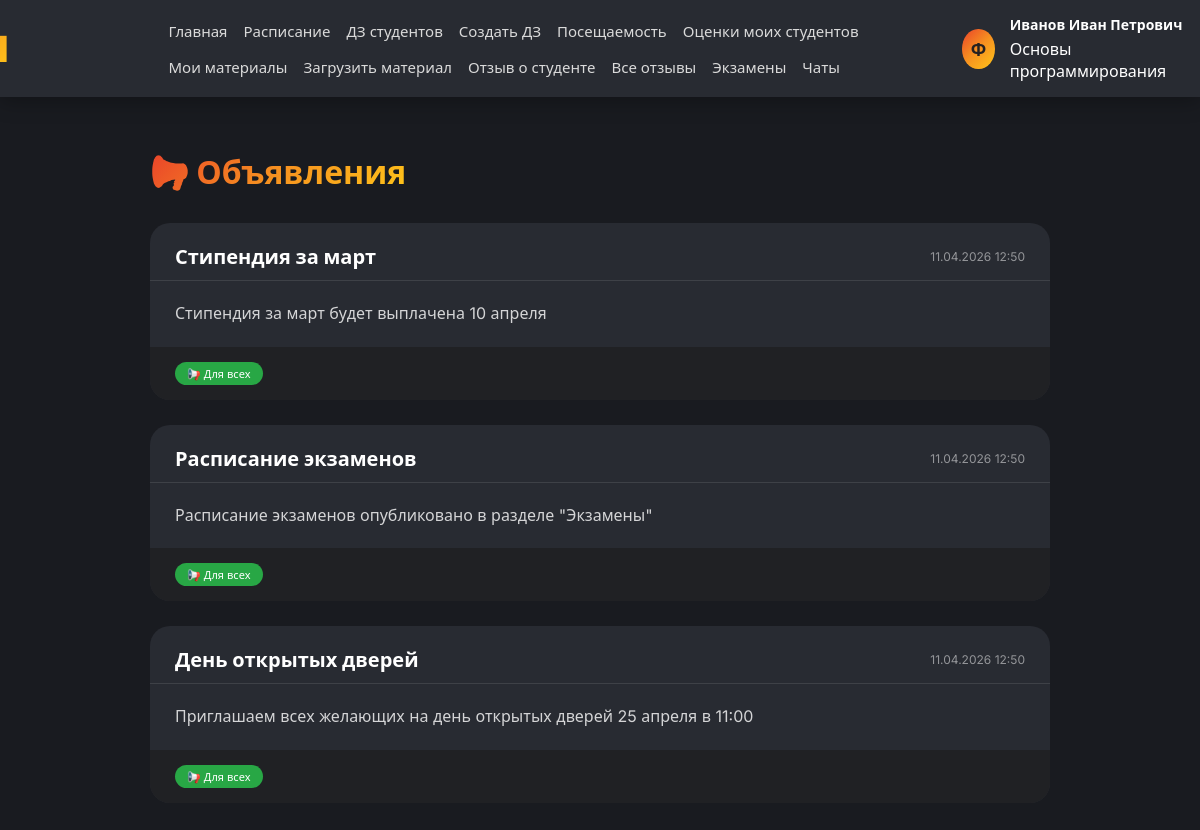
The app's page /announcements/ (signed in), older data.
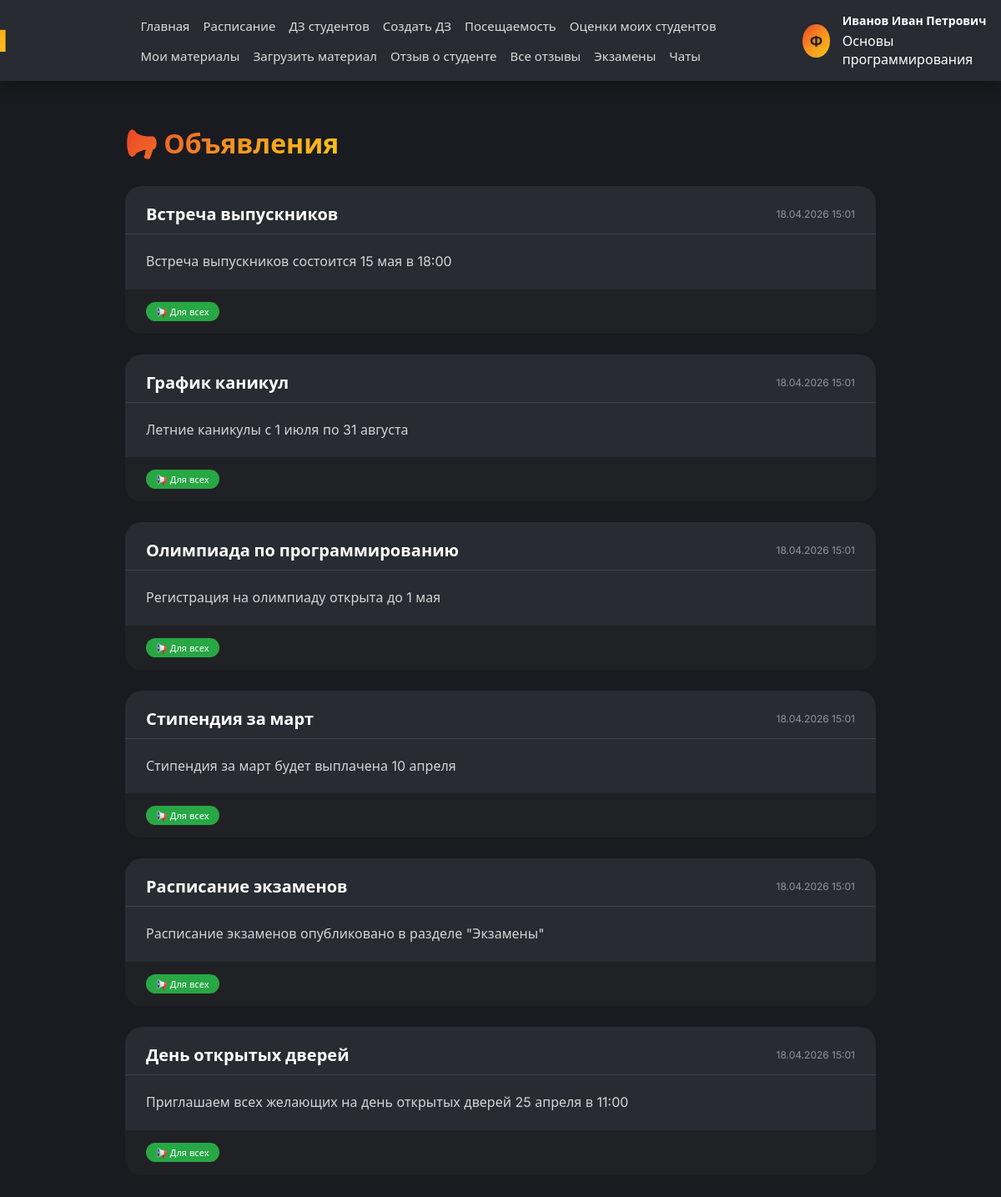
The same page, newer data.
### app/models.py (models this page shows, shortened)
class Announcement(models.Model):
    title = models.CharField(max_length=200, verbose_name='Название объявления')
    date_added = models.DateTimeField(auto_now_add=True, verbose_name='Дата добавления')
    photo = models.ImageField(upload_to='static/image/announcements/', blank=True, null=True, verbose_name='Фото для объявления')
    description = models.TextField(verbose_name='Подробное описание объявления')
    is_active = models.BooleanField(default=True, verbose_name='Активно')
    groups = models.ManyToManyField(Group, blank=True, verbose_name='Для групп')
    is_for_all = models.BooleanField(default=False, verbose_name='Для всех')
    class Meta:
        db_table = 'List_of_announcements'
        verbose_name = 'Объявление'
        verbose_name_plural = 'Объявления'

### app/views.py (the view)
# urls.py: path('announcements/', views.announcements_view, name='announcements_view'),
def announcements_view(request):
    if 'user_id' not in request.session:
        return redirect('autoriz_view')
    context = get_user_context(request)
    user = context.get('user')
    try:
        student = Student.objects.get(autoriz=user)
        announcements = Announcement.objects.filter(
            Q(is_for_all=True) | Q(groups=student.group)
        ).distinct().order_by('-date_added')
    except Student.DoesNotExist:
        announcements = Announcement.objects.all().order_by('-date_added')
    context['announcements'] = announcements
    return render(request, 'announcements.html', context)

### app/models.py (called while the page is built)
    def get_full_name(self):
        try:
            student = Student.objects.get(autoriz=self)
            return f"{student.surname} {student.name} {student.patronymic}".strip()
        except Student.DoesNotExist:
            try:
                professor = Professor.objects.get(autoriz=self)
                return f"{professor.surname} {professor.name} {professor.patronymic}".strip()
            except Professor.DoesNotExist:
                try:
                    staff = AcademicStaff.objects.get(autoriz=self)
                    return f"{staff.surname} {staff.name} {staff.patronymic}".strip()
                except AcademicStaff.DoesNotExist:
                    return self.user

### templates/announcements.html (shortened to what this page needs)
{% extends 'base.html' %}
{% load static %}
{% block extra_css %}
<link rel="stylesheet" href="{% static 'css/announcements.css' %}">
{% endblock %}
{% block content %}
<div class="announcements-container">
    <div class="page-header">
        <h1 class="page-title">📢 Объявления</h1>
    </div>
    <div class="announcements-list">
        {% for announcement in announcements %}
        <div class="announcement-card">
            <div class="announcement-header">
                <h3 class="announcement-title">{{ announcement.title }}</h3>
                <div class="announcement-date">{{ announcement.date_added|date:"d.m.Y H:i" }}</div>
            </div>
            <div class="announcement-content">
                <p>{{ announcement.description|linebreaks }}</p>
            </div>
            <div class="announcement-footer">
                <div class="announcement-groups">
                    {% if announcement.is_for_all %}
                    <span class="group-tag all">📢 Для всех</span>
                    {% else %}
                        {% for group in announcement.groups.all %}
                        <span class="group-tag">{{ group.name }}</span>
                        {% endfor %}
                    {% endif %}
                </div>
            </div>
        </div>
        {% empty %}
        <div class="empty-announcements">📭 Нет объявлений</div>
        {% endfor %}
    </div>
</div>
{% endblock %}

Row changes from the older to the newer data that the page shows:
added Announcement: title "Встреча выпускников", date_added "18.04.2026 15:01", description "Встреча выпускников состоится 15 мая в 18:00", is_for_all "📢 Для всех"
added Announcement: title "График каникул", date_added "18.04.2026 15:01", description "Летние каникулы с 1 июля по 31 августа", is_for_all "📢 Для всех"
added Announcement: title "Олимпиада по программированию", date_added "18.04.2026 15:01", description "Регистрация на олимпиаду открыта до 1 мая", is_for_all "📢 Для всех"
changed Announcement "Стипендия за март": date_added "11.04.2026 12:50" → "18.04.2026 15:01"
changed Announcement "Расписание экзаменов": date_added "11.04.2026 12:50" → "18.04.2026 15:01"
changed Announcement "День открытых дверей": date_added "11.04.2026 12:50" → "18.04.2026 15:01"
